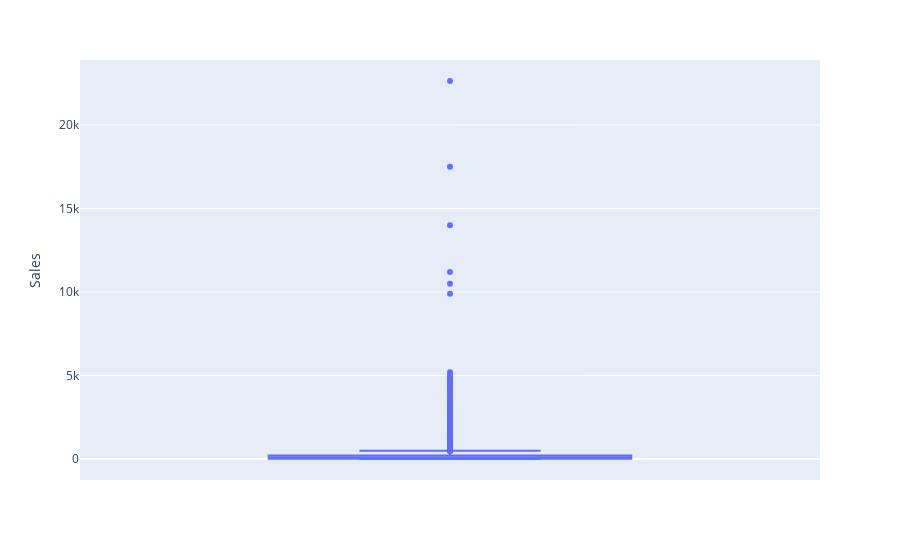

The cell this chart's notebook holds for it:
### Code cell
#visualization for 'Sales' outliers
fig = px.box(sales, y='Sales')
fig.show()

### Figure 1 — Plotly figure (JSON) as saved in the notebook; plotly's stock layout.template omitted (floating-point values rounded to 4 significant figures; data arrays with more than 128 entries replaced by an {"elided": "..."} marker saying what was removed)
{"data": [{"alignmentgroup": "True", "hovertemplate": "Sales=%{y}<extra></extra>", "legendgroup": "", "marker": {"color": "#636efa"}, "name": "", "notched": false, "offsetgroup": "", "orientation": "v", "showlegend": false, "type": "box", "x0": " ", "xaxis": "x", "y": {"elided": "9994 float values"}, "y0": " ", "yaxis": "y"}], "layout": {"boxmode": "group", "legend": {"tracegroupgap": 0}, "margin": {"t": 60}, "xaxis": {"anchor": "y", "domain": [0, 1]}, "yaxis": {"anchor": "x", "domain": [0, 1], "title": {"text": "Sales"}}}}
